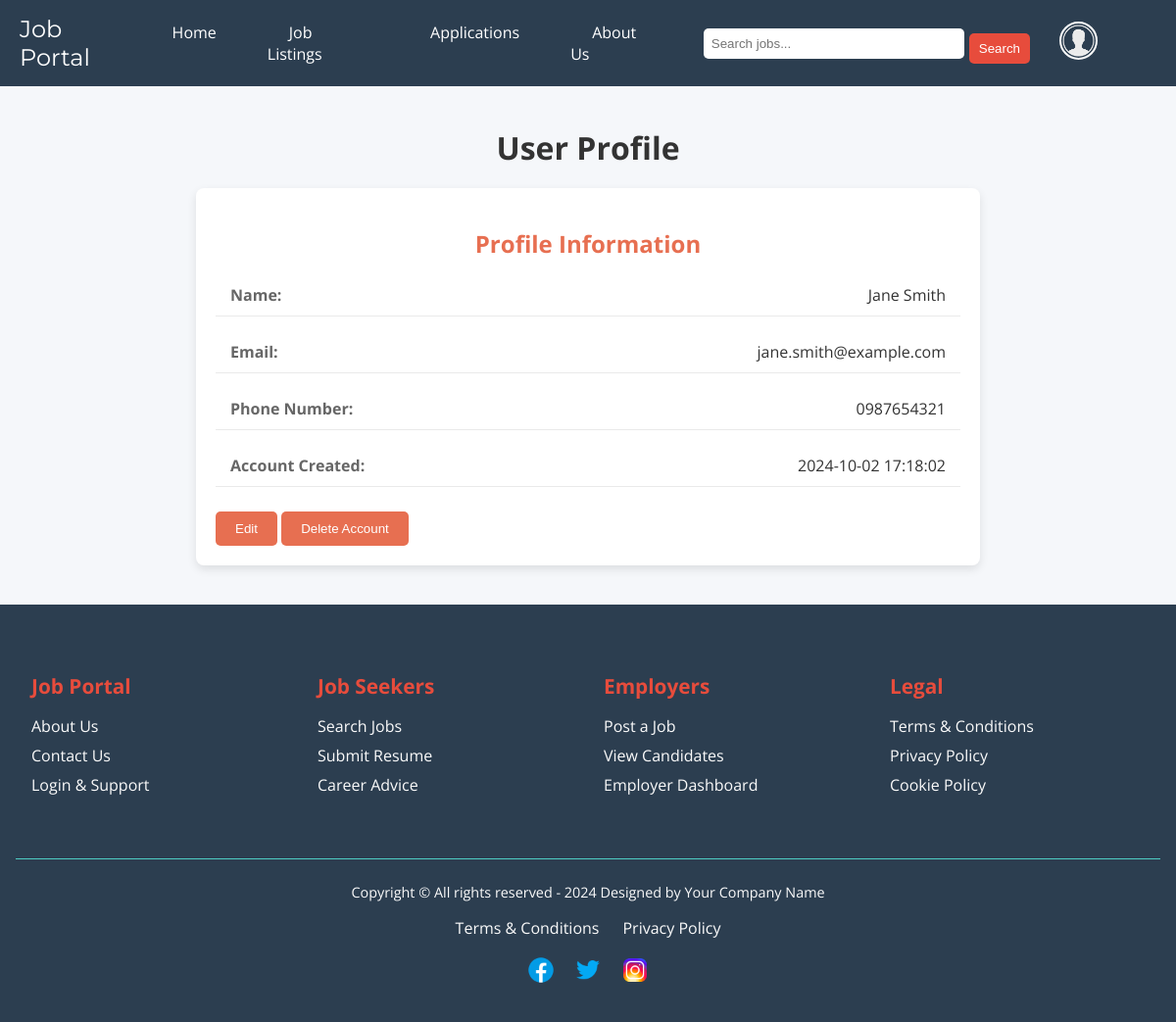
The app's page /profile.php (signed in) with its own data.
### tables this page shows
CREATE TABLE `users` (
  `id` int(11) NOT NULL AUTO_INCREMENT,
  `name` varchar(100) NOT NULL,
  `email` varchar(100) NOT NULL UNIQUE,
  `password` varchar(255) NOT NULL,
  `phone_number` varchar(20) DEFAULT NULL,
  `type` tinyint(1) NOT NULL DEFAULT 0 COMMENT '0 for client, 1 for admin',
  `created_at` timestamp NOT NULL DEFAULT current_timestamp(),
  `updated_at` timestamp NOT NULL DEFAULT current_timestamp() ON UPDATE current_timestamp(),
  PRIMARY KEY (`id`)
);

### profile.php (the view, shortened to what this page needs)
<?php
require('db.php');
$email = $_SESSION['email'];
$sql = "SELECT * FROM users WHERE email=?";
$stmt = $con->prepare($sql);
$stmt->bind_param("s", $email);
$stmt->execute();
$result = $stmt->get_result();
$user = $result->fetch_assoc();
include 'navbar.php';
?>
<!DOCTYPE html>
<html lang="en">
<head>
</head>
<body>
<div class="container">
    <h1>User Profile</h1>
    <div class="profile-card">
        <h2>Profile Information</h2>
        <div class="profile-detail">
            <label for="name">Name:</label>
            <span><?= htmlspecialchars($user['name']); ?></span>
        </div>
        <div class="profile-detail">
            <label for="email">Email:</label>
            <span><?= htmlspecialchars($user['email']); ?></span>
        </div>
        <div class="profile-detail">
            <label for="phone_number">Phone Number:</label>
            <span><?= htmlspecialchars($user['phone_number']); ?></span>
        </div>
        <div class="profile-detail">
            <label for="created_at">Account Created:</label>
            <span><?= htmlspecialchars($user['created_at']); ?></span>
        </div>
        <button id="edit-button" aria-label="Edit Profile">Edit</button>
        <button type="button" onclick="document.getElementById('delete-confirmation').style.display='block'" aria-label="Delete Account">Delete Account</button>
    </div>
</div>
<?php include 'footer.php'; ?>
</body>
</html>

### navbar.php (style rules this page uses)
body { margin: 0; font-family: 'Open Sans', sans-serif; background-color: #FAFAFA; }

### profile.php (style rules this page uses)
body { font-family: 'Open Sans', sans-serif; background-color: #F5F7FA; margin: 0; padding: 0; }
.container { width: 90%; max-width: 800px; margin: auto; padding: 20px; }
h1 { text-align: center; margin-bottom: 20px; color: #333; }
.profile-card { background-color: #fff; padding: 20px; border-radius: 8px; box-shadow: 0 4px 10px rgba(0, 0, 0, 0.1); margin-bottom: 20px; transition: transform 0.2s; }
.profile-card h2 { text-align: center; color: #E76F51; margin-bottom: 15px; font-size: 24px; }
.profile-detail { display: flex; justify-content: space-between; margin-bottom: 15px; padding: 10px 15px; border-bottom: 1px solid #eaeaea; }
.profile-detail label { font-weight: bold; color: #666; }
.profile-detail span { color: #333; }
button { padding: 10px 20px; border: none; border-radius: 5px; background-color: #E76F51; color: #fff; cursor: pointer; margin-top: 10px; display: inline-block; transition: background-color 0.2s; }

### records on screen
users: name "Jane Smith", email "jane.smith@example.com", phone_number "0987654321", created_at "2024-10-02 17:18:02"
